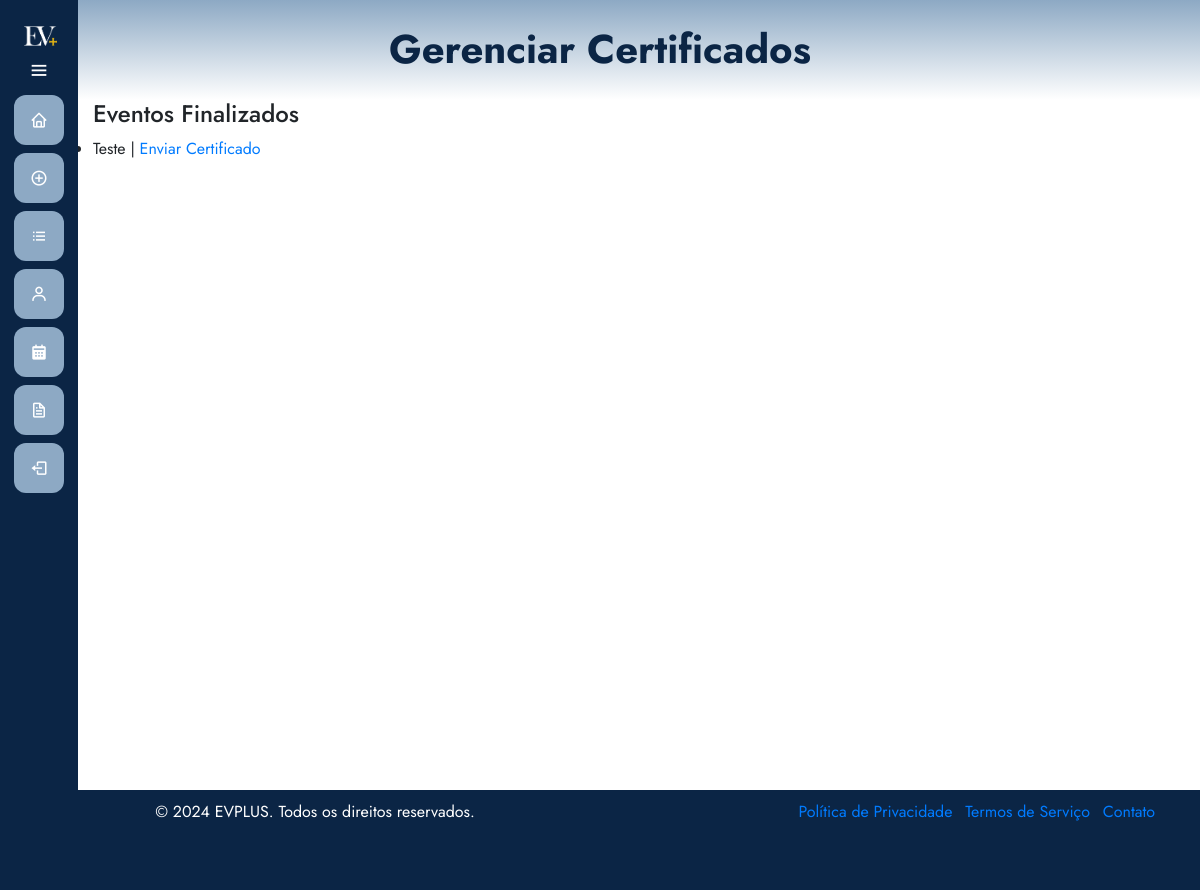
Page /eventos/certificados/ (signed in) on the earlier database version.
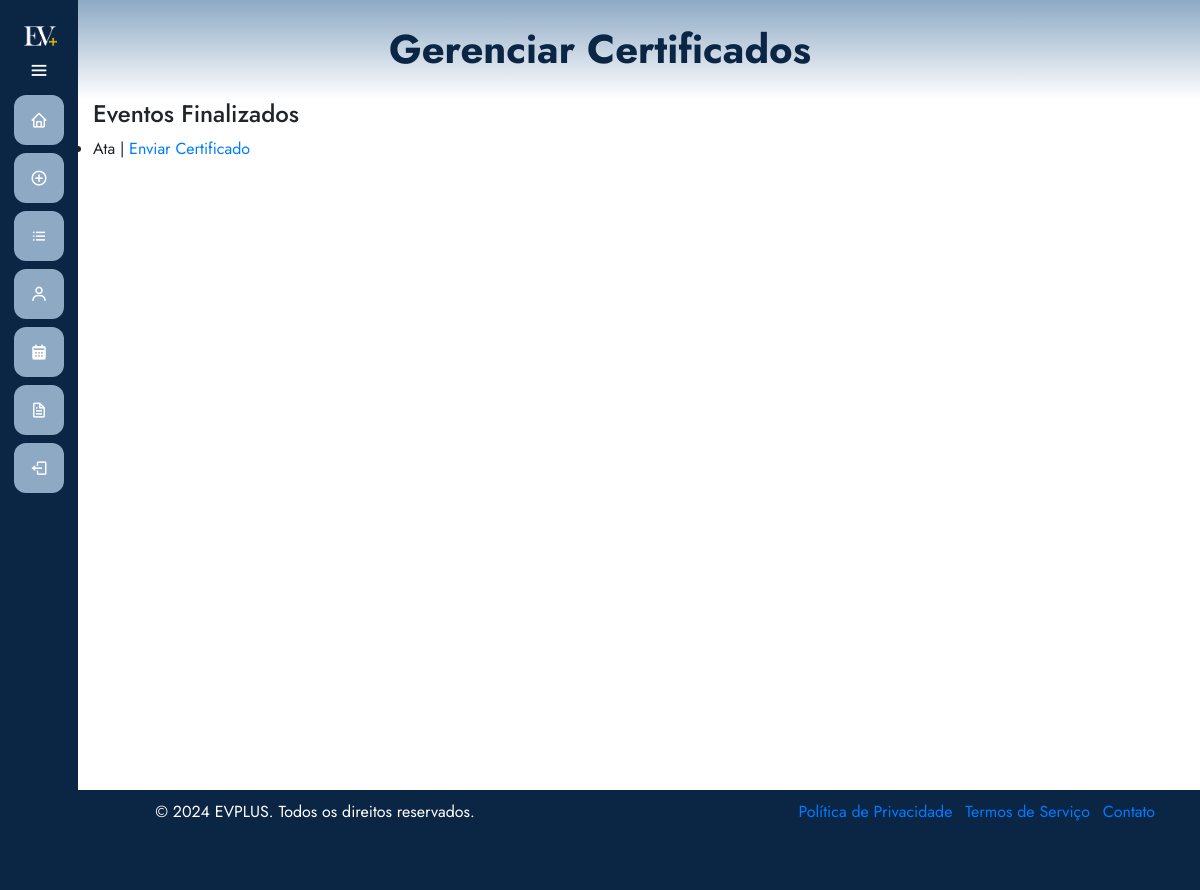
Same page on the later database version.
### eventos/models.py (models this page shows, shortened)
class Evento(models.Model):
    user = models.ForeignKey(User, on_delete=models.CASCADE)
    clients = models.ManyToManyField(User, through='Inscricao', related_name='eventos')
    name = models.CharField(max_length=100)
    description = models.TextField()
    local = models.CharField(max_length=100)
    date = models.DateField()
    time = models.TimeField()
    category = models.CharField(max_length=100)
    banner = models.ImageField(null=True, blank=True, upload_to='banners/')
    limite_inscricoes = models.PositiveIntegerField(null=True, blank=True, verbose_name="Limite de Inscrições")
    finalizado = models.BooleanField(default=False)
    certificados = models.ManyToManyField(User, through='Certificado', related_name='eventos_certificados')

### eventos/views.py (the view)
# urls.py: path('certificados/', views.gerenciarCertificados, name='gerenciar_certificados'),
@login_required
def gerenciarCertificados(request):
    exibir_sidebar = True
    eventos_finalizados = Evento.objects.filter(user=request.user, finalizado=True)
    return render(request, 'gerenciarCertificados.html', {'eventos_finalizados': eventos_finalizados, 'exibir_sidebar': exibir_sidebar})

### eventos/templates/gerenciarCertificados.html (shortened to what this page needs)
{% extends 'base.html' %}
{% load static %}
{% block 'head' %}
    <link rel="stylesheet" href="{% static 'eventos/css/meuseventos.css' %}">
{% endblock %}
{% block 'dashboard' %}
    <div class="container">
        <div class="row">
            <div class="col-md">
                <h4>Eventos Finalizados</h4>
                {% if eventos_finalizados %}
                    <ul>
                        {% for evento in eventos_finalizados %}
                            <li>
                                {{ evento.name }}
                                {% if request.user == evento.user %}
                                    | <a href="{% url 'eventos:enviar_certificado' evento.id %}">Enviar Certificado</a>
                                {% endif %}
                            </li>
                        {% endfor %}
                    </ul>
                {% else %}
                    <p>Nenhum evento finalizado foi encontrado.</p>
                {% endif %}
            </div>
        </div>
    </div>
{% endblock %}

Differences in the rows shown:
removed Evento: name "Teste", shows "Enviar Certificado"
added Evento: name "Ata", shows "Enviar Certificado"
